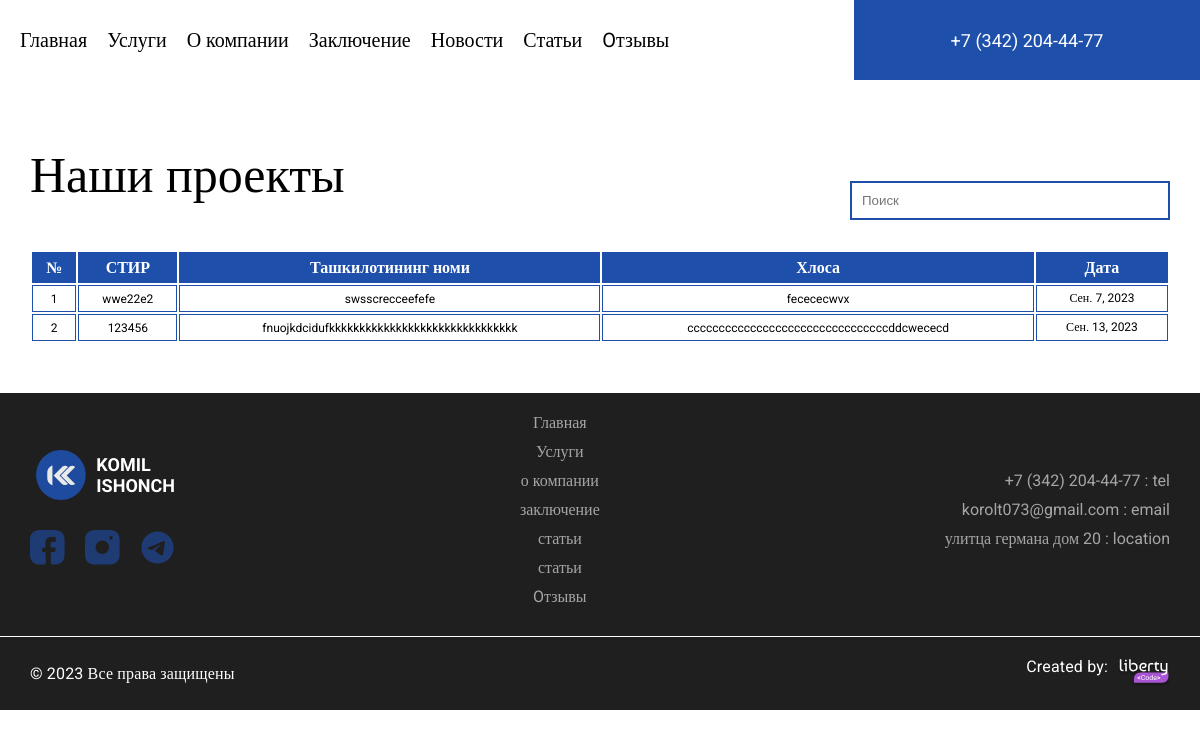
The app's page /project, older data.
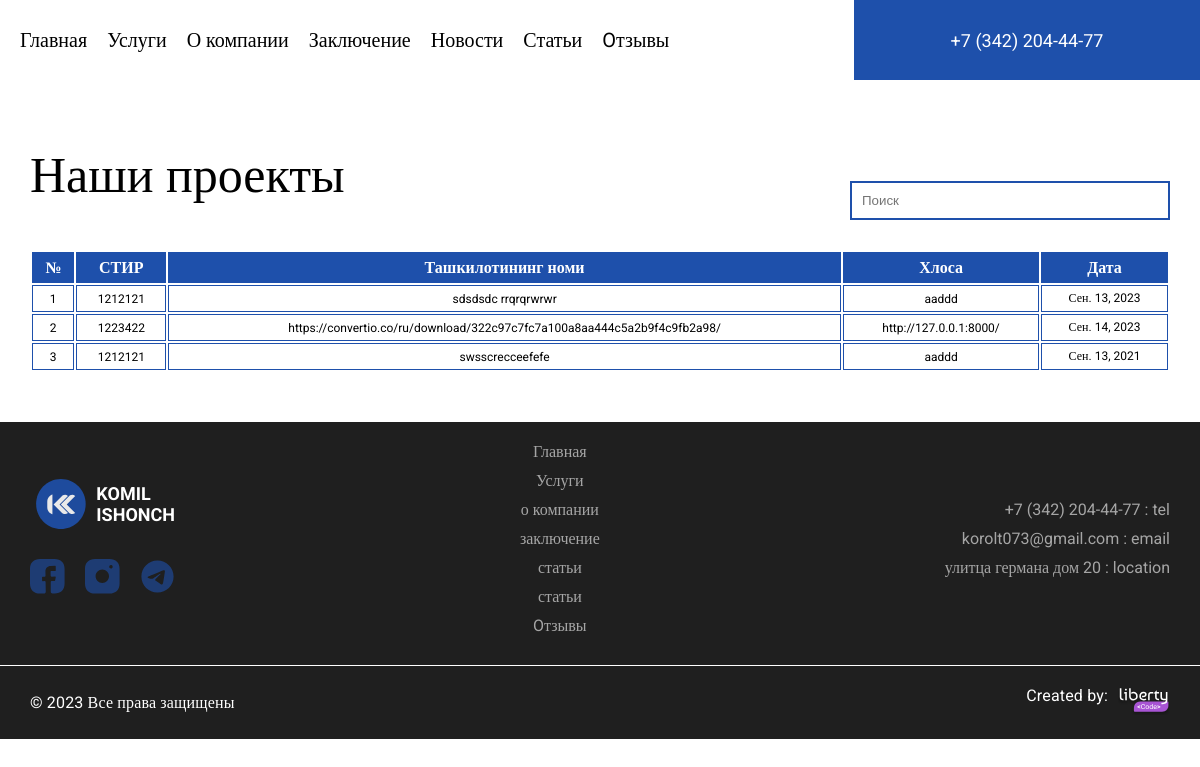
The same page, newer data.
### main/models.py (models this page shows, shortened)
class My_news_project(models.Model):
    stir = models.CharField("СТИР", max_length=100)
    names = models.CharField("Ташкилотининг номи", max_length=250)
    text = models.CharField("Хлоса", max_length=250)
    data = models.DateField("Дата")
    project_img1 = models.ImageField(upload_to ='media/')
    project_img2 = models.ImageField(upload_to ='media/')
    project_img3 = models.ImageField(upload_to ='media/')
    class Meta:
        verbose_name = 'проект'
        verbose_name_plural = 'проектЫ'

### main/views.py (the view)
# urls.py: path('project', views.project, name='project'),
def project(request):
    arr = My_news_project.objects.all()
    return render(request, 'main/project.html', {"arr":arr})

### main/templates/main/project.html (shortened to what this page needs)
{% extends 'main/layout.html' %}
{% load static %}
{% block style %}
<link rel="stylesheet" href="{% static 'scss/projectStyle.css' %}">
{% endblock %}
{% block content %}
<section class="project">
    <div class="cont">
        <div class="textcontent">
            <h2 class="textGlav">
                Наши проекты
            </h2>
            <input type="text" placeholder="Поиск" class="searchProject" name="" id="">
        </div>
        <div class="box">
            <table>
                <thead>
                    <tr>
                        <th>№</th>
                        <th>СТИР</th>
                        <th>Ташкилотининг номи</th>
                        <th>Хлоса</th>
                        <th>Дата</th>
                    </tr>
                </thead>
                <tbody>
                    {% for item in arr %}
                    <tr id="{{item.id}}" class="projectImg search_my_project" data-time="{{item.data}}" data-img1="media/{{item.project_img1}}" data-img2="media/{{item.project_img2}}" data-img3="media/{{item.project_img3}}">
                        <td>{{item.id}}</td>
                        <td>{{item.stir}}</td>
                        <td>{{item.names}}</td>
                        <td>{{item.text}}</td>
                        <td>{{item.data}}</td>
                    </tr>
                    {% endfor %}
                </tbody>
            </table>
        </div>
    </div>
</section>
{% endblock %}

Row changes from the older to the newer data that the page shows:
changed My_news_project id 1: stir "wwe22e2" → "1212121"; names "swsscrecceefefe" → "sdsdsdc rrqrqrwrwr"; text "fecececwvx" → "aaddd"; data "Сен. 7, 2023" → "Сен. 13, 2023"
changed My_news_project id 2: stir "123456" → "1223422"; names "fnuojkdcidufkkkkkkkkkkkkkkkkkkkkkkkkkkkkkkk" → "https://convertio.co/ru/download/322c97c7fc7a100a8aa444c5a2b9f4c9fb2a98/"; text "ccccccccccccccccccccccccccccccccddcwececd" → "http://127.0.0.1:8000/"; data "Сен. 13, 2023" → "Сен. 14, 2023"
added My_news_project: id "3", stir "1212121", names "swsscrecceefefe", text "aaddd", data "Сен. 13, 2021"
